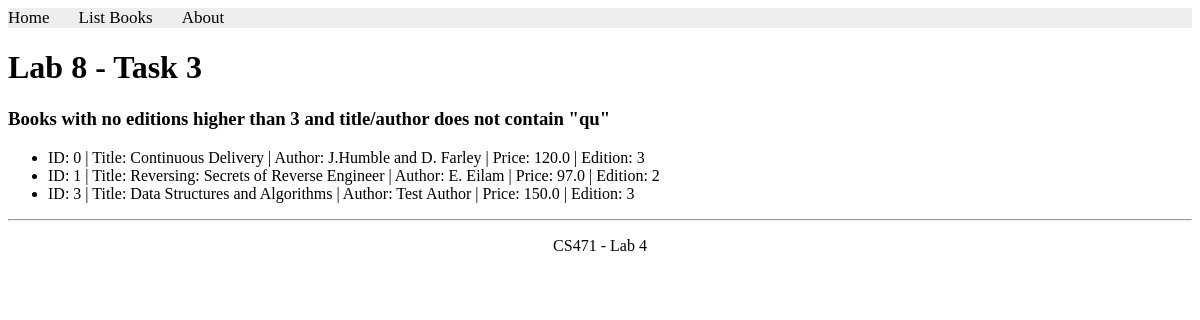
The app's page /books/lab8/task3 with its own data.
### apps/bookmodule/models.py (models this page shows)
class Book(models.Model):
    title = models.CharField(max_length=50)
    author = models.CharField(max_length=50)
    price = models.FloatField(default=0.0)
    edition = models.SmallIntegerField(default=1)

### apps/bookmodule/views.py (the view)
# urls.py: path('lab8/task3', views.lab8_task3, name='lab8_task3'),
def lab8_task3(request):
    books = Book.objects.filter(
        ~Q(edition__gt=3) & ~(Q(title__icontains='qu') | Q(author__icontains='qu'))
    )
    return render(request, 'bookmodule/lab8_task3.html', {'books': books})

### apps/templates/bookmodule/lab8_task3.html (shortened to what this page needs)
{% extends "layouts/base.html" %}
{% block content %}
<h1>Lab 8 - Task 3</h1>
<h3>Books with no editions higher than 3 and title/author does not contain "qu"</h3>
{% if books %}
    <ul>
        {% for book in books %}
            <li>
                ID: {{ book.id }} |
                Title: {{ book.title }} |
                Author: {{ book.author }} |
                Price: {{ book.price }} |
                Edition: {{ book.edition }}
            </li>
        {% endfor %}
    </ul>
{% else %}
    <p>No books found.</p>
{% endif %}
{% endblock content %}

### records on screen
Book: id "0", title "Continuous Delivery", author "J.Humble and D. Farley", price "120.0", edition "3"
Book: id "1", title "Reversing: Secrets of Reverse Engineer", author "E. Eilam", price "97.0", edition "2"
Book: id "3", title "Data Structures and Algorithms", author "Test Author", price "150.0", edition "3"
